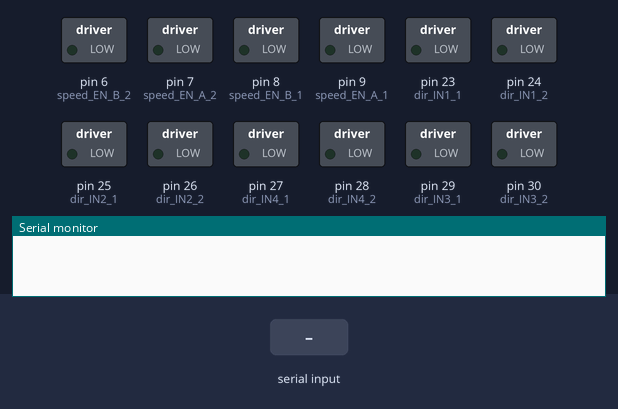
Simulated run of this sketch. Board: Arduino Mega 2560, built with avr-gcc and run on an emulated ATmega2560. On the bench: switched loads named in the sketch (green lamp = pin HIGH), the last lines printed to the serial monitor. The test bench sets the inputs (shaded band).

Above: at 1.2 s.
1.3 s: "w" received over Serial
At 1.6 s:
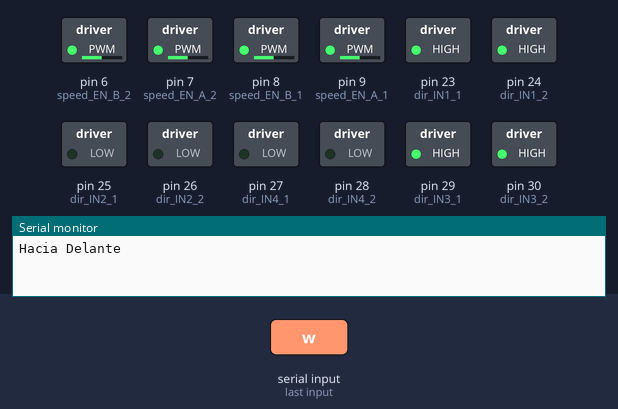
2.8 s: "s" received over Serial
At 4.0 s:
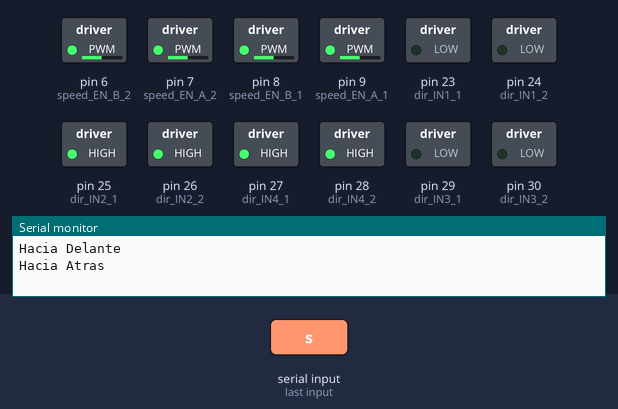
Timing chart, 0 to 5.8 s (numbered marks = the images above; inputs shaded):
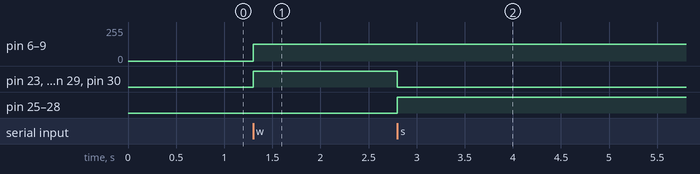

The sketch:

Speed_L298.ino
```cpp
/*************************************************************************
/
/
/
/
/
/
/
/
/
/
/
/
/
/
/
/
/
/
**************************************************************************/

//Variables
int Dato;  //Recoge dato por puerto serie

  //PID
  int PID =0;                      //PID desactivado al Inicio
  #define CNY70_M_DAR      2
  #define CNY70_M_DAB      3
  #define CNY70_M_IAR      2
  #define CNY70_M_IAB      3

  //Motor 1
  int speed_req1 = 80;             // Set Point
  int speed_act1 = 0;              //Valor Actual
  int PWM_val1 = 0;
  volatile long count = 0;         //Revolution counter
  volatile int count1 = 0;         //Revolution counter for position
  float Kp1 = 0.4;                 //Setting Kp
  float Kd1 = 1;                   //Setting Kd

//Velocidades
int GlobalSpeed   = 125;
int GlobalSpeedB2 = 125;
int GlobalSpeedA2 = 125;
int GlobalSpeedB1 = 125;
int GlobalSpeedA1 = 125;


//Motor Derecha-Arriba               (1)
int dir_IN3_2    = 30;   //Morado
int dir_IN4_2    = 28;   //Gris
int speed_EN_B_2 = 6;    //Blanco

//Motor Derecha-Abajo                (2)
int dir_IN1_2    = 24;   //Verde
int dir_IN2_2    = 26;   //Azul
int speed_EN_A_2 = 7;    //Amarillo

//Motor Izquierda-Arriba             (3)
int dir_IN3_1    = 29;   //Morado
int dir_IN4_1   = 27;    //Gris
int speed_EN_B_1 = 8;    //Blanco

//Motor Izquierda-Abajo              (4)
int dir_IN1_1    = 23;   //Verde
int dir_IN2_1    = 25;   //Azul
int speed_EN_A_1 = 9;    //Amarillo


//////////////////////////////////////////////////////////////////////////////////////////////////////////////////////

void setup() {

// Inicializamos comunicacion serie
Serial.begin(115600);

Serial.println("");

  //Encoder para el PID
  pinMode(CNY70_M_DAR, INPUT);
  pinMode(CNY70_M_DAB, INPUT);
  pinMode(CNY70_M_IAR, INPUT);
  pinMode(CNY70_M_IAB, INPUT);

  //Activamos Los Encoder
  digitalWrite(CNY70_M_DAR, HIGH);
  digitalWrite(CNY70_M_DAB, HIGH);
  digitalWrite(CNY70_M_IAR, HIGH);
  digitalWrite(CNY70_M_IAB, HIGH);


//Definimos los pines del L298N Dual H-Bridge Motor Controller

  //Motor Derecha-Arriba               (1)
  pinMode(dir_IN3_2,    OUTPUT);
  pinMode(dir_IN4_2,    OUTPUT);
  pinMode(speed_EN_B_2, OUTPUT);

  //Motor Derecha-Abajo                (2)
  pinMode(dir_IN1_2,    OUTPUT);
  pinMode(dir_IN2_2,    OUTPUT);
  pinMode(speed_EN_A_2, OUTPUT);

  //Motor Izquierda-Arriba             (3)
  pinMode(dir_IN3_1,    OUTPUT);
  pinMode(dir_IN4_1,    OUTPUT);
  pinMode(speed_EN_B_1, OUTPUT);

  //Motor Izquierda-Abajo              (4)
  pinMode(dir_IN1_1,    OUTPUT);
  pinMode(dir_IN2_1,    OUTPUT);
  pinMode(speed_EN_A_1, OUTPUT);

}


//////////////////////////////////////////////////////////////////////////////////////////////////////////////////////

void loop() {

 if (Serial.available() > 0) {

     Dato = Serial.read();
     Serial.flush();

switch (Dato) {

      case 'w'://Hacia Delante

        Serial.println("Hacia Delante");

        analogWrite(speed_EN_B_2, GlobalSpeedB2);
        analogWrite(speed_EN_A_2, GlobalSpeedA2);
        analogWrite(speed_EN_B_1, GlobalSpeedB1);
        analogWrite(speed_EN_A_1, GlobalSpeedA1);

        //Motor Derecha-Arriba               (1)
        digitalWrite(dir_IN3_2, HIGH);
        digitalWrite(dir_IN4_2, LOW);
        //Motor Derecha-Abajo                (2)
        digitalWrite(dir_IN1_2, HIGH);
        digitalWrite(dir_IN2_2, LOW);
        //Motor Izquierda-Arriba             (3)
        digitalWrite(dir_IN3_1, HIGH);
        digitalWrite(dir_IN4_1, LOW);
        //Motor Izquierda-Abajo              (4)
        digitalWrite(dir_IN1_1, HIGH);
        digitalWrite(dir_IN2_1, LOW);

      break;

      case 's'://Hacia Atras

        Serial.println("Hacia Atras");

        analogWrite(speed_EN_B_2, GlobalSpeedB2);
        analogWrite(speed_EN_A_2, GlobalSpeedA2);
        analogWrite(speed_EN_B_1, GlobalSpeedB1);
        analogWrite(speed_EN_A_1, GlobalSpeedA1);

        //Motor Derecha-Arriba               (1)
        digitalWrite(dir_IN3_2, LOW);
        digitalWrite(dir_IN4_2, HIGH);
        //Motor Derecha-Abajo                (2)
        digitalWrite(dir_IN1_2, LOW);
        digitalWrite(dir_IN2_2, HIGH);
        //Motor Izquierda-Arriba             (3)
        digitalWrite(dir_IN3_1, LOW);
        digitalWrite(dir_IN4_1, HIGH);
        //Motor Izquierda-Abajo              (4)
        digitalWrite(dir_IN1_1, LOW);
        digitalWrite(dir_IN2_1, HIGH);

      break;

      case 'a'://Izquierda

        Serial.println("Izquierda");

        analogWrite(speed_EN_B_2, GlobalSpeedB2);
        analogWrite(speed_EN_A_2, GlobalSpeedA2);
        analogWrite(speed_EN_B_1, GlobalSpeedB1);
        analogWrite(speed_EN_A_1, GlobalSpeedA1);

        //Motor Derecha-Arriba               (1)
        digitalWrite(dir_IN3_2, LOW);
        digitalWrite(dir_IN4_2, HIGH);
        //Motor Derecha-Abajo                (2)
        digitalWrite(dir_IN1_2, LOW);
        digitalWrite(dir_IN2_2, HIGH);
        //Motor Izquierda-Arriba             (3)
        digitalWrite(dir_IN3_1, LOW);
        digitalWrite(dir_IN4_1, HIGH);
        //Motor Izquierda-Abajo              (4)
        digitalWrite(dir_IN1_1, LOW);
        digitalWrite(dir_IN2_1, HIGH);

      break;

      case 'd'://Derecha

        Serial.println("Derecha");

        analogWrite(speed_EN_B_2, GlobalSpeedB2);
        analogWrite(speed_EN_A_2, GlobalSpeedA2);
        analogWrite(speed_EN_B_1, GlobalSpeedB1);
        analogWrite(speed_EN_A_1, GlobalSpeedA1);

        //Motor Derecha-Arriba               (1)
        digitalWrite(dir_IN3_2, LOW);
        digitalWrite(dir_IN4_2, HIGH);
        //Motor Derecha-Abajo                (2)
        digitalWrite(dir_IN1_2, LOW);
        digitalWrite(dir_IN2_2, HIGH);
        //Motor Izquierda-Arriba             (3)
        digitalWrite(dir_IN3_1, LOW);
        digitalWrite(dir_IN4_1, HIGH);
        //Motor Izquierda-Abajo              (4)
        digitalWrite(dir_IN1_1, LOW);
        digitalWrite(dir_IN2_1, HIGH);

      break;

      case 'e'://Rotar Derecha

        Serial.println("Rotar Derecha");

        analogWrite(speed_EN_B_2, GlobalSpeedB2);
        analogWrite(speed_EN_A_2, GlobalSpeedA2);
        analogWrite(speed_EN_B_1, GlobalSpeedB1);
        analogWrite(speed_EN_A_1, GlobalSpeedA1);

        //Motor Derecha-Arriba               (1)
        digitalWrite(dir_IN3_2, LOW);
        digitalWrite(dir_IN4_2, HIGH);
        //Motor Derecha-Abajo                (2)
        digitalWrite(dir_IN1_2, LOW);
        digitalWrite(dir_IN2_2, HIGH);
        //Motor Izquierda-Arriba             (3)
        digitalWrite(dir_IN3_1, LOW);
        digitalWrite(dir_IN4_1, HIGH);
        //Motor Izquierda-Abajo              (4)
        digitalWrite(dir_IN1_1, LOW);
        digitalWrite(dir_IN2_1, HIGH);
      break;

      case 'q'://Rotar Izquierda

        Serial.println("Rotar Izquierda");

        analogWrite(speed_EN_B_2, GlobalSpeedB2);
        analogWrite(speed_EN_A_2, GlobalSpeedA2);
        analogWrite(speed_EN_B_1, GlobalSpeedB1);
        analogWrite(speed_EN_A_1, GlobalSpeedA1);

        //Motor Derecha-Arriba               (1)
        digitalWrite(dir_IN3_2, LOW);
        digitalWrite(dir_IN4_2, HIGH);
        //Motor Derecha-Abajo                (2)
        digitalWrite(dir_IN1_2, LOW);
        digitalWrite(dir_IN2_2, HIGH);
        //Motor Izquierda-Arriba             (3)
        digitalWrite(dir_IN3_1, LOW);
        digitalWrite(dir_IN4_1, HIGH);
        //Motor Izquierda-Abajo              (4)
        digitalWrite(dir_IN1_1, LOW);
        digitalWrite(dir_IN2_1, HIGH);

      break;

      case '1'://Speed UP

          if (PID =0){
            Serial.println("Speed UP");

            if (GlobalSpeed < GlobalSpeed){

              GlobalSpeed = GlobalSpeed + 25;

              GlobalSpeedB2 = GlobalSpeed;
              GlobalSpeedA2 = GlobalSpeed;
              GlobalSpeedB1 = GlobalSpeed;
              GlobalSpeedA1 = GlobalSpeed;

              //TEST
               Serial.print("SPB2:"); Serial.println(GlobalSpeedB2);
               Serial.print("SPA2:"); Serial.println(GlobalSpeedA2);
               Serial.print("SPB1:"); Serial.println(GlobalSpeedB1);
               Serial.print("SPA1:"); Serial.println(GlobalSpeedA1);

      break;                             }

            else{
            Serial.println("Speep MAX");
      break;    }
                    }

        else{
      Serial.println("Error PID is ON");
      break;}

      case '2'://Speed Down

          if (PID =0){
            Serial.println("Speed Down");

            if (GlobalSpeed < GlobalSpeed){

              GlobalSpeed = GlobalSpeed + 25;

              GlobalSpeedB2 = GlobalSpeed;
              GlobalSpeedA2 = GlobalSpeed;
              GlobalSpeedB1 = GlobalSpeed;
              GlobalSpeedA1 = GlobalSpeed;

              //TEST
               Serial.print("SPB2:"); Serial.println(GlobalSpeedB2);
               Serial.print("SPA2:"); Serial.println(GlobalSpeedA2);
               Serial.print("SPB1:"); Serial.println(GlobalSpeedB1);
               Serial.print("SPA1:"); Serial.println(GlobalSpeedA1);

      break;                             }

            else{
            Serial.println("Speep LOW");
      break;    }
                    }

        else{
      Serial.println("Error PID is ON");
      break;}


      case '3'://Activacion de PID

        if (PID = 0){
          Serial.println("PID ON ");
          PID = 1;
      break;        }

        else{
          Serial.println("PID OFF");
          PID = 0;
      break;}


      default:{
       Serial.println("ERROR Comando No registrado");
              }

  }
 }
}
```

Measured:
- after the input at 1.3 s, pin 6 (speed_EN_B_2), pin 7 (speed_EN_A_2), pin 8 (speed_EN_B_1), pin 9 (speed_EN_A_1): 0/255 → 125/255 at once; pin 23 (dir_IN1_1), pin 24 (dir_IN1_2), pin 29 (dir_IN3_1), pin 30 (dir_IN3_2): LOW → HIGH at once
- after the input at 2.8 s, pin 23 (dir_IN1_1), pin 24 (dir_IN1_2), pin 29 (dir_IN3_1), pin 30 (dir_IN3_2): HIGH → LOW at once; pin 25 (dir_IN2_1), pin 26 (dir_IN2_2), pin 27 (dir_IN4_1), pin 28 (dir_IN4_2): LOW → HIGH at once
